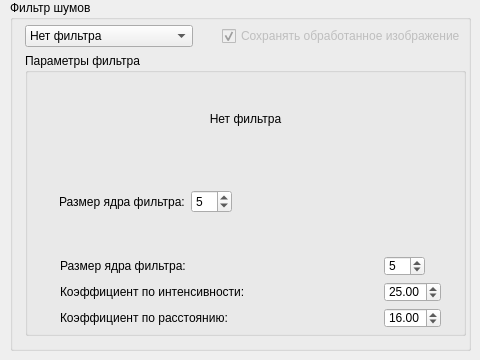
<?xml version="1.0" encoding="UTF-8"?>
<ui version="4.0">
 <class>Form</class>
 <widget class="QWidget" name="Form">
  <property name="geometry">
   <rect>
    <x>0</x>
    <y>0</y>
    <width>480</width>
    <height>360</height>
   </rect>
  </property>
  <property name="minimumSize">
   <size>
    <width>400</width>
    <height>300</height>
   </size>
  </property>
  <property name="maximumSize">
   <size>
    <width>800</width>
    <height>600</height>
   </size>
  </property>
  <property name="baseSize">
   <size>
    <width>0</width>
    <height>0</height>
   </size>
  </property>
  <property name="windowTitle">
   <string>Form</string>
  </property>
  <widget class="QGroupBox" name="groupFilter">
   <property name="geometry">
    <rect>
     <x>10</x>
     <y>0</y>
     <width>461</width>
     <height>351</height>
    </rect>
   </property>
   <property name="title">
    <string>Фильтр шумов</string>
   </property>
   <widget class="QWidget" name="">
    <property name="geometry">
     <rect>
      <x>10</x>
      <y>20</y>
      <width>451</width>
      <height>321</height>
     </rect>
    </property>
    <layout class="QGridLayout" name="layoutFilter">
     <property name="leftMargin">
      <number>5</number>
     </property>
     <property name="topMargin">
      <number>5</number>
     </property>
     <property name="rightMargin">
      <number>5</number>
     </property>
     <property name="bottomMargin">
      <number>5</number>
     </property>
     <item row="0" column="2">
      <widget class="QCheckBox" name="checkSave">
       <property name="enabled">
        <bool>false</bool>
       </property>
       <property name="text">
        <string>Сохранять обработанное изображение</string>
       </property>
       <property name="checked">
        <bool>true</bool>
       </property>
      </widget>
     </item>
     <item row="0" column="0">
      <widget class="QComboBox" name="comboFilter">
       <property name="sizePolicy">
        <sizepolicy hsizetype="Fixed" vsizetype="Fixed">
         <horstretch>0</horstretch>
         <verstretch>0</verstretch>
        </sizepolicy>
       </property>
       <property name="currentIndex">
        <number>0</number>
       </property>
       <item>
        <property name="text">
         <string>Нет фильтра</string>
        </property>
       </item>
       <item>
        <property name="text">
         <string>Медианный фильтр</string>
        </property>
       </item>
       <item>
        <property name="text">
         <string>Билатеральный фильтр</string>
        </property>
       </item>
      </widget>
     </item>
     <item row="1" column="0" colspan="3">
      <widget class="QGroupBox" name="groupOption">
       <property name="title">
        <string>Параметры фильтра</string>
       </property>
       <widget class="QWidget" name="gridLayoutWidget">
        <property name="geometry">
         <rect>
          <x>20</x>
          <y>20</y>
          <width>411</width>
          <height>261</height>
         </rect>
        </property>
        <layout class="QGridLayout" name="layoutOption">
         <item row="0" column="0">
          <widget class="QWidget" name="wFilterNo" native="true">
           <widget class="QWidget" name="gridLayoutWidget_2">
            <property name="geometry">
             <rect>
              <x>80</x>
              <y>20</y>
              <width>241</width>
              <height>51</height>
             </rect>
            </property>
            <layout class="QGridLayout" name="layoutFIlterNo">
             <item row="0" column="0">
              <widget class="QLabel" name="label">
               <property name="text">
                <string>Нет фильтра</string>
               </property>
               <property name="alignment">
                <set>Qt::AlignCenter</set>
               </property>
              </widget>
             </item>
            </layout>
           </widget>
          </widget>
         </item>
         <item row="1" column="0">
          <widget class="QWidget" name="wFilterMedian" native="true">
           <widget class="QWidget" name="gridLayoutWidget_3">
            <property name="geometry">
             <rect>
              <x>9</x>
              <y>0</y>
              <width>381</width>
              <height>80</height>
             </rect>
            </property>
            <layout class="QGridLayout" name="layoutFilterMedian">
             <property name="leftMargin">
              <number>5</number>
             </property>
             <property name="topMargin">
              <number>5</number>
             </property>
             <property name="rightMargin">
              <number>5</number>
             </property>
             <property name="bottomMargin">
              <number>5</number>
             </property>
             <item row="0" column="1">
              <widget class="QSpinBox" name="spinMedKernelSize">
               <property name="sizePolicy">
                <sizepolicy hsizetype="Fixed" vsizetype="Fixed">
                 <horstretch>0</horstretch>
                 <verstretch>0</verstretch>
                </sizepolicy>
               </property>
               <property name="minimum">
                <number>1</number>
               </property>
               <property name="maximum">
                <number>31</number>
               </property>
               <property name="singleStep">
                <number>2</number>
               </property>
               <property name="value">
                <number>5</number>
               </property>
              </widget>
             </item>
             <item row="0" column="0">
              <widget class="QLabel" name="label_2">
               <property name="text">
                <string>Размер ядра фильтра:</string>
               </property>
               <property name="alignment">
                <set>Qt::AlignLeading|Qt::AlignLeft|Qt::AlignVCenter</set>
               </property>
              </widget>
             </item>
             <item row="0" column="2">
              <spacer name="horizontalSpacer_2">
               <property name="orientation">
                <enum>Qt::Horizontal</enum>
               </property>
               <property name="sizeHint" stdset="0">
                <size>
                 <width>40</width>
                 <height>20</height>
                </size>
               </property>
              </spacer>
             </item>
            </layout>
           </widget>
          </widget>
         </item>
         <item row="2" column="0">
          <widget class="QWidget" name="wFilterBilateral" native="true">
           <widget class="QWidget" name="gridLayoutWidget_4">
            <property name="geometry">
             <rect>
              <x>10</x>
              <y>0</y>
              <width>391</width>
              <height>82</height>
             </rect>
            </property>
            <layout class="QGridLayout" name="layoutFIlterBilateral">
             <property name="leftMargin">
              <number>5</number>
             </property>
             <property name="topMargin">
              <number>5</number>
             </property>
             <property name="rightMargin">
              <number>5</number>
             </property>
             <property name="bottomMargin">
              <number>5</number>
             </property>
             <item row="0" column="1">
              <widget class="QSpinBox" name="spinBilKernelSIze">
               <property name="sizePolicy">
                <sizepolicy hsizetype="Fixed" vsizetype="Fixed">
                 <horstretch>0</horstretch>
                 <verstretch>0</verstretch>
                </sizepolicy>
               </property>
               <property name="minimum">
                <number>1</number>
               </property>
               <property name="maximum">
                <number>31</number>
               </property>
               <property name="singleStep">
                <number>2</number>
               </property>
               <property name="value">
                <number>5</number>
               </property>
              </widget>
             </item>
             <item row="0" column="0">
              <widget class="QLabel" name="label_3">
               <property name="text">
                <string>Размер ядра фильтра:</string>
               </property>
              </widget>
             </item>
             <item row="1" column="0">
              <widget class="QLabel" name="label_4">
               <property name="text">
                <string>Коэффициент по интенсивности:</string>
               </property>
              </widget>
             </item>
             <item row="1" column="1">
              <widget class="QDoubleSpinBox" name="spinSi">
               <property name="sizePolicy">
                <sizepolicy hsizetype="Fixed" vsizetype="Fixed">
                 <horstretch>0</horstretch>
                 <verstretch>0</verstretch>
                </sizepolicy>
               </property>
               <property name="minimum">
                <double>-2.000000000000000</double>
               </property>
               <property name="singleStep">
                <double>2.000000000000000</double>
               </property>
               <property name="value">
                <double>25.000000000000000</double>
               </property>
              </widget>
             </item>
             <item row="2" column="1">
              <widget class="QDoubleSpinBox" name="spinSr">
               <property name="sizePolicy">
                <sizepolicy hsizetype="Fixed" vsizetype="Fixed">
                 <horstretch>0</horstretch>
                 <verstretch>0</verstretch>
                </sizepolicy>
               </property>
               <property name="minimum">
                <double>1.000000000000000</double>
               </property>
               <property name="singleStep">
                <double>2.000000000000000</double>
               </property>
               <property name="value">
                <double>16.000000000000000</double>
               </property>
              </widget>
             </item>
             <item row="2" column="0">
              <widget class="QLabel" name="label_5">
               <property name="text">
                <string>Коэффициент по расстоянию:</string>
               </property>
              </widget>
             </item>
            </layout>
           </widget>
          </widget>
         </item>
        </layout>
       </widget>
      </widget>
     </item>
     <item row="0" column="1">
      <spacer name="horizontalSpacer">
       <property name="orientation">
        <enum>Qt::Horizontal</enum>
       </property>
       <property name="sizeType">
        <enum>QSizePolicy::Expanding</enum>
       </property>
       <property name="sizeHint" stdset="0">
        <size>
         <width>40</width>
         <height>20</height>
        </size>
       </property>
      </spacer>
     </item>
    </layout>
   </widget>
  </widget>
 </widget>
 <resources/>
 <connections/>
</ui>
